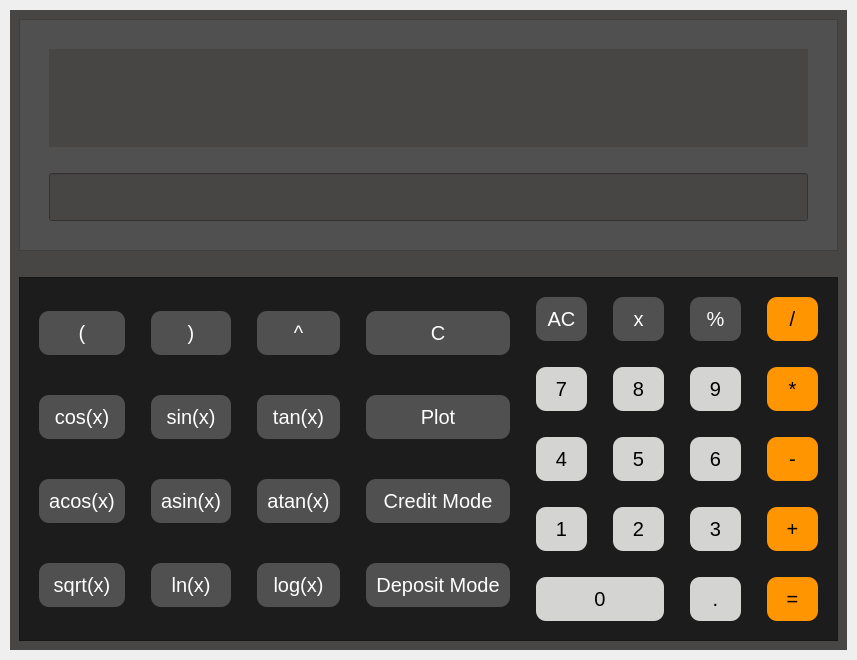
<?xml version="1.0" encoding="UTF-8"?>
<ui version="4.0">
 <class>MainWindow</class>
 <widget class="QMainWindow" name="MainWindow">
  <property name="geometry">
   <rect>
    <x>0</x>
    <y>0</y>
    <width>857</width>
    <height>660</height>
   </rect>
  </property>
  <property name="sizePolicy">
   <sizepolicy hsizetype="Preferred" vsizetype="Preferred">
    <horstretch>0</horstretch>
    <verstretch>0</verstretch>
   </sizepolicy>
  </property>
  <property name="windowTitle">
   <string>SmartCalc v1.0</string>
  </property>
  <widget class="QWidget" name="centralwidget">
   <property name="styleSheet">
    <string notr="true">QWidget {
    font-family: 'Times New Roman', Times, serif;
    font-size: 20px;
    margin: 10px;
    background-color:#484545
}

QFrame#frame_lines {
    padding: 10px;
    background-color:#505050;
}
QFrame#frame_buttons {
    background-color: #1C1C1C;
}
QLineEdit {
    padding: 10px;
	 color: white;
}

QLabel {
    padding: 10px;
    color: white;
}


QPushButton#btn_1, #btn_2, #btn_3, #btn_4, #btn_5, #btn_6, #btn_7, #btn_8, #btn_9, #btn_0, #btn_dot{
    background-color: #d4d4d2;
	 color: black;
	padding: 10px;
	border-radius:10px

}

QPushButton#btn_div, #btn_mul, #btn_plus, #btn_sub, #btn_equal{
    background-color: #FF9500;
	 color: black;
	padding: 10px;
	border-radius:10px
}

QPushButton#btn_acos, #btn_asin, #btn_atan, #btn_clear_line, #btn_cos, #btn_credit, #btn_deposit, #btn_left_bracket, #btn_ln, #btn_log, #btn_plot, #btn_pow, #btn_right_bracket, #btn_sin, #btn_sqrt, #btn_tan, #btn_remove_symbol, #btn_unary_plus_minus, #btn_mod{
    background-color: #505050;
	 color: white;
	padding: 10px;
	border-radius:10px
}
</string>
   </property>
   <layout class="QVBoxLayout" name="verticalLayout_4">
    <item>
     <layout class="QHBoxLayout" name="layout_lines">
      <item>
       <widget class="QFrame" name="frame_lines">
        <property name="frameShape">
         <enum>QFrame::StyledPanel</enum>
        </property>
        <property name="frameShadow">
         <enum>QFrame::Raised</enum>
        </property>
        <layout class="QVBoxLayout" name="verticalLayout">
         <item>
          <widget class="QLabel" name="label">
           <property name="text">
            <string/>
           </property>
           <property name="alignment">
            <set>Qt::AlignRight|Qt::AlignTrailing|Qt::AlignVCenter</set>
           </property>
          </widget>
         </item>
         <item>
          <widget class="QLineEdit" name="line_result">
           <property name="text">
            <string/>
           </property>
           <property name="maxLength">
            <number>255</number>
           </property>
           <property name="alignment">
            <set>Qt::AlignRight|Qt::AlignTrailing|Qt::AlignVCenter</set>
           </property>
          </widget>
         </item>
        </layout>
       </widget>
      </item>
     </layout>
    </item>
    <item>
     <layout class="QHBoxLayout" name="layout_buttons">
      <item>
       <widget class="QFrame" name="frame_buttons">
        <property name="frameShape">
         <enum>QFrame::StyledPanel</enum>
        </property>
        <property name="frameShadow">
         <enum>QFrame::Raised</enum>
        </property>
        <layout class="QHBoxLayout" name="horizontalLayout_5">
         <item>
          <layout class="QGridLayout" name="layout_functions">
           <item row="2" column="0">
            <widget class="QPushButton" name="btn_acos">
             <property name="styleSheet">
              <string notr="true">QPushButton:hover {
background-color: gray
}</string>
             </property>
             <property name="text">
              <string>acos(x)</string>
             </property>
             <property name="checkable">
              <bool>false</bool>
             </property>
            </widget>
           </item>
           <item row="0" column="0">
            <widget class="QPushButton" name="btn_left_bracket">
             <property name="styleSheet">
              <string notr="true">QPushButton:hover {
background-color: gray
}</string>
             </property>
             <property name="text">
              <string>(</string>
             </property>
             <property name="checkable">
              <bool>false</bool>
             </property>
            </widget>
           </item>
           <item row="1" column="0">
            <widget class="QPushButton" name="btn_cos">
             <property name="styleSheet">
              <string notr="true">QPushButton:hover {
background-color: gray
}</string>
             </property>
             <property name="text">
              <string>cos(x)</string>
             </property>
             <property name="checkable">
              <bool>false</bool>
             </property>
            </widget>
           </item>
           <item row="0" column="1">
            <widget class="QPushButton" name="btn_right_bracket">
             <property name="styleSheet">
              <string notr="true">QPushButton:hover {
background-color: gray
}</string>
             </property>
             <property name="text">
              <string>)</string>
             </property>
             <property name="checkable">
              <bool>false</bool>
             </property>
            </widget>
           </item>
           <item row="3" column="0">
            <widget class="QPushButton" name="btn_sqrt">
             <property name="styleSheet">
              <string notr="true">QPushButton:hover {
background-color: gray
}</string>
             </property>
             <property name="text">
              <string>sqrt(x)</string>
             </property>
             <property name="checkable">
              <bool>false</bool>
             </property>
            </widget>
           </item>
           <item row="0" column="2">
            <widget class="QPushButton" name="btn_pow">
             <property name="styleSheet">
              <string notr="true">QPushButton:hover {
background-color: gray
}</string>
             </property>
             <property name="text">
              <string>^</string>
             </property>
             <property name="checkable">
              <bool>false</bool>
             </property>
            </widget>
           </item>
           <item row="0" column="3">
            <widget class="QPushButton" name="btn_clear_line">
             <property name="styleSheet">
              <string notr="true">QPushButton:hover {
background-color: gray
}</string>
             </property>
             <property name="text">
              <string>C</string>
             </property>
             <property name="checkable">
              <bool>false</bool>
             </property>
            </widget>
           </item>
           <item row="1" column="3">
            <widget class="QPushButton" name="btn_plot">
             <property name="styleSheet">
              <string notr="true">QPushButton:hover {
background-color: gray
}</string>
             </property>
             <property name="text">
              <string>Plot</string>
             </property>
             <property name="checkable">
              <bool>false</bool>
             </property>
            </widget>
           </item>
           <item row="2" column="3">
            <widget class="QPushButton" name="btn_credit">
             <property name="styleSheet">
              <string notr="true">QPushButton:hover {
background-color: gray
}</string>
             </property>
             <property name="text">
              <string>Credit Mode</string>
             </property>
             <property name="checkable">
              <bool>false</bool>
             </property>
            </widget>
           </item>
           <item row="3" column="3">
            <widget class="QPushButton" name="btn_deposit">
             <property name="styleSheet">
              <string notr="true">QPushButton:hover {
background-color: gray
}</string>
             </property>
             <property name="text">
              <string>Deposit Mode</string>
             </property>
             <property name="checkable">
              <bool>false</bool>
             </property>
            </widget>
           </item>
           <item row="3" column="2">
            <widget class="QPushButton" name="btn_log">
             <property name="styleSheet">
              <string notr="true">QPushButton:hover {
background-color: gray
}</string>
             </property>
             <property name="text">
              <string>log(x)</string>
             </property>
             <property name="checkable">
              <bool>false</bool>
             </property>
            </widget>
           </item>
           <item row="3" column="1">
            <widget class="QPushButton" name="btn_ln">
             <property name="styleSheet">
              <string notr="true">QPushButton:hover {
background-color: gray
}</string>
             </property>
             <property name="text">
              <string>ln(x)</string>
             </property>
             <property name="checkable">
              <bool>false</bool>
             </property>
            </widget>
           </item>
           <item row="2" column="1">
            <widget class="QPushButton" name="btn_asin">
             <property name="styleSheet">
              <string notr="true">QPushButton:hover {
background-color: gray
}</string>
             </property>
             <property name="text">
              <string>asin(x)</string>
             </property>
             <property name="checkable">
              <bool>false</bool>
             </property>
            </widget>
           </item>
           <item row="1" column="1">
            <widget class="QPushButton" name="btn_sin">
             <property name="styleSheet">
              <string notr="true">QPushButton:hover {
background-color: gray
}</string>
             </property>
             <property name="text">
              <string>sin(x)</string>
             </property>
             <property name="checkable">
              <bool>false</bool>
             </property>
            </widget>
           </item>
           <item row="1" column="2">
            <widget class="QPushButton" name="btn_tan">
             <property name="styleSheet">
              <string notr="true">QPushButton:hover {
background-color: gray
}</string>
             </property>
             <property name="text">
              <string>tan(x)</string>
             </property>
             <property name="checkable">
              <bool>false</bool>
             </property>
            </widget>
           </item>
           <item row="2" column="2">
            <widget class="QPushButton" name="btn_atan">
             <property name="styleSheet">
              <string notr="true">QPushButton:hover {
background-color: gray
}</string>
             </property>
             <property name="text">
              <string>atan(x)</string>
             </property>
             <property name="checkable">
              <bool>false</bool>
             </property>
            </widget>
           </item>
          </layout>
         </item>
         <item>
          <layout class="QGridLayout" name="layout_digits_and_opers">
           <item row="2" column="0">
            <widget class="QPushButton" name="btn_4">
             <property name="styleSheet">
              <string notr="true">QPushButton:hover {
background-color: white
}</string>
             </property>
             <property name="text">
              <string>4</string>
             </property>
             <property name="checkable">
              <bool>false</bool>
             </property>
            </widget>
           </item>
           <item row="0" column="0">
            <widget class="QPushButton" name="btn_remove_symbol">
             <property name="styleSheet">
              <string notr="true">QPushButton:hover {
background-color: gray
}</string>
             </property>
             <property name="text">
              <string>AC</string>
             </property>
             <property name="checkable">
              <bool>false</bool>
             </property>
            </widget>
           </item>
           <item row="1" column="0">
            <widget class="QPushButton" name="btn_7">
             <property name="styleSheet">
              <string notr="true">QPushButton:hover {
background-color: white
}</string>
             </property>
             <property name="text">
              <string>7</string>
             </property>
             <property name="checkable">
              <bool>false</bool>
             </property>
            </widget>
           </item>
           <item row="3" column="0">
            <widget class="QPushButton" name="btn_1">
             <property name="styleSheet">
              <string notr="true">QPushButton:hover {
background-color: white
}</string>
             </property>
             <property name="text">
              <string>1</string>
             </property>
             <property name="checkable">
              <bool>false</bool>
             </property>
            </widget>
           </item>
           <item row="0" column="2">
            <widget class="QPushButton" name="btn_mod">
             <property name="styleSheet">
              <string notr="true">QPushButton:hover {
background-color: gray
}</string>
             </property>
             <property name="text">
              <string>%</string>
             </property>
             <property name="checkable">
              <bool>false</bool>
             </property>
            </widget>
           </item>
           <item row="0" column="1">
            <widget class="QPushButton" name="btn_unary_plus_minus">
             <property name="styleSheet">
              <string notr="true">QPushButton:hover {
background-color: gray
}</string>
             </property>
             <property name="text">
              <string>x</string>
             </property>
             <property name="checkable">
              <bool>false</bool>
             </property>
            </widget>
           </item>
           <item row="0" column="3">
            <widget class="QPushButton" name="btn_div">
             <property name="styleSheet">
              <string notr="true">QPushButton:hover {
background-color: orange
}</string>
             </property>
             <property name="text">
              <string>/</string>
             </property>
             <property name="checkable">
              <bool>false</bool>
             </property>
            </widget>
           </item>
           <item row="1" column="3">
            <widget class="QPushButton" name="btn_mul">
             <property name="styleSheet">
              <string notr="true">QPushButton:hover {
background-color: orange
}</string>
             </property>
             <property name="text">
              <string>*</string>
             </property>
             <property name="checkable">
              <bool>false</bool>
             </property>
            </widget>
           </item>
           <item row="2" column="3">
            <widget class="QPushButton" name="btn_sub">
             <property name="styleSheet">
              <string notr="true">QPushButton:hover {
background-color: orange
}</string>
             </property>
             <property name="text">
              <string>-</string>
             </property>
             <property name="checkable">
              <bool>false</bool>
             </property>
            </widget>
           </item>
           <item row="3" column="3">
            <widget class="QPushButton" name="btn_plus">
             <property name="styleSheet">
              <string notr="true">QPushButton:hover {
background-color: orange
}</string>
             </property>
             <property name="text">
              <string>+</string>
             </property>
             <property name="checkable">
              <bool>false</bool>
             </property>
            </widget>
           </item>
           <item row="4" column="3">
            <widget class="QPushButton" name="btn_equal">
             <property name="styleSheet">
              <string notr="true">QPushButton:hover {
background-color: orange
}</string>
             </property>
             <property name="text">
              <string>=</string>
             </property>
             <property name="checkable">
              <bool>false</bool>
             </property>
            </widget>
           </item>
           <item row="4" column="2">
            <widget class="QPushButton" name="btn_dot">
             <property name="styleSheet">
              <string notr="true">QPushButton:hover {
background-color: white
}</string>
             </property>
             <property name="text">
              <string>.</string>
             </property>
             <property name="checkable">
              <bool>false</bool>
             </property>
            </widget>
           </item>
           <item row="3" column="2">
            <widget class="QPushButton" name="btn_3">
             <property name="styleSheet">
              <string notr="true">QPushButton:hover {
background-color: white
}</string>
             </property>
             <property name="text">
              <string>3</string>
             </property>
             <property name="checkable">
              <bool>true</bool>
             </property>
            </widget>
           </item>
           <item row="3" column="1">
            <widget class="QPushButton" name="btn_2">
             <property name="styleSheet">
              <string notr="true">QPushButton:hover {
background-color: white
}</string>
             </property>
             <property name="text">
              <string>2</string>
             </property>
             <property name="checkable">
              <bool>true</bool>
             </property>
            </widget>
           </item>
           <item row="2" column="1">
            <widget class="QPushButton" name="btn_5">
             <property name="styleSheet">
              <string notr="true">QPushButton:hover {
background-color: white
}</string>
             </property>
             <property name="text">
              <string>5</string>
             </property>
             <property name="checkable">
              <bool>false</bool>
             </property>
            </widget>
           </item>
           <item row="1" column="1">
            <widget class="QPushButton" name="btn_8">
             <property name="styleSheet">
              <string notr="true">QPushButton:hover {
background-color: white
}</string>
             </property>
             <property name="text">
              <string>8</string>
             </property>
             <property name="checkable">
              <bool>false</bool>
             </property>
             <property name="checked">
              <bool>false</bool>
             </property>
            </widget>
           </item>
           <item row="1" column="2">
            <widget class="QPushButton" name="btn_9">
             <property name="styleSheet">
              <string notr="true">QPushButton:hover {
background-color: white
}</string>
             </property>
             <property name="text">
              <string>9</string>
             </property>
             <property name="checkable">
              <bool>false</bool>
             </property>
            </widget>
           </item>
           <item row="2" column="2">
            <widget class="QPushButton" name="btn_6">
             <property name="styleSheet">
              <string notr="true">QPushButton:hover {
background-color: white
}</string>
             </property>
             <property name="text">
              <string>6</string>
             </property>
             <property name="checkable">
              <bool>true</bool>
             </property>
            </widget>
           </item>
           <item row="4" column="0" colspan="2">
            <widget class="QPushButton" name="btn_0">
             <property name="styleSheet">
              <string notr="true">QPushButton:hover {
background-color: white
}</string>
             </property>
             <property name="text">
              <string>0</string>
             </property>
             <property name="checkable">
              <bool>false</bool>
             </property>
            </widget>
           </item>
          </layout>
         </item>
        </layout>
       </widget>
      </item>
     </layout>
    </item>
   </layout>
  </widget>
 </widget>
 <resources/>
 <connections/>
</ui>
